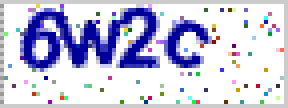
#> input picture Data/todo.png, 72 x 27 px, found by its file name (shown 4 times larger)
$ python prepare.py   (Python 2 division)
#> lines starting #> are read from the running program, lines starting #| are printed output that depends on the picture
# coding:utf-8
"""
    获取验证码样例
"""
import re
import string
import sys
import os
import urllib
import Image


def savepic(url, savepath, picname):
    if not os.path.exists(savepath):
        os.mkdir(savepath)
    pic= savepath + picname
    urllib.urlretrieve(url,pic)

def ismovepoint(im,width,height):
    pixel = []
    try:
        pixel.append(im.getpixel((width, height-1)))
        pixel.append(im.getpixel((width, height+1)))
        pixel.append(im.getpixel((width+1, height)))
        pixel.append(im.getpixel((width-1, height)))
        pixel.append(im.getpixel((width-1, height-1)))
        pixel.append(im.getpixel((width-1, height+1)))
        pixel.append(im.getpixel((width+1, height-1)))
        pixel.append(im.getpixel((width+1, height+1)))
    except Exception:
        return True
    else:
        for term in pixel:
            if term > 30:
                pass
            else:
                break
        else:
            return True
        return False

def to0and1(im):
    width, height = im.size
    for h in range(0, height):
        for w in range(0, width):
            pixel = im.getpixel((w, h))
            if pixel <= 30 and not ismovepoint(im, w, h):
                pixel = 0
            else:
                pixel = 255
            im.putpixel((w,h),pixel)
    return im

def splitimg(image):
    image = image.convert("L")
    xsize, ysize = image.size
    new = image.crop((4, 0, xsize-18, ysize))
    xsize, ysize = new.size
    lenth = xsize/4;
    part1 = new.crop((0, 0, lenth, ysize))
    part2 = new.crop((lenth, 0, 2*lenth, ysize))
    part3 = new.crop((2*lenth, 0, 3*lenth, ysize))
    part4 = new.crop((3*lenth, 0, 4*lenth, ysize))
    return part1,part2,part3,part4

def handlepic(filepath, picname):
    newpath = filepath + 'sigles/'
    if not os.path.exists(newpath):
            os.mkdir(newpath)

    newname = ['1.png','2.png','3.png','4.png'];

    infile = filepath + picname
    im = Image.open(infile)
    imgs = splitimg(im)
    for i in range(4):
        to0and1(imgs[i]).save(newpath+newname[i])
    return newpath, newname

def saveindata(filepath, names, datname):
    datfile = filepath + datname
    thefile = open(datfile,'w')
    for term in names:
        infile = filepath + term
        im = Image.open(infile)
        width, height = im.size
        for h in range(0, height):
            for w in range(0, width):
                pixel = im.getpixel((w, h))
                print >> thefile, pixel,
        print >> thefile, ''
    thefile.close()

def verify(url):
    """
    输入图片URL，返回该图片的值，仅限正方验证码图片
    """
    filepath=os.getcwd()+'/Data/'
    picname = 'todo.png'
    datname = 'X.dat'

    savepic(url, filepath, picname)
    newpath, names = handlepic(filepath, picname)
#> in handlepic, im is the input picture: PIL image 72x27 P; mean R, G, B, A 199.8, 199.5, 225.7, 255
#> in splitimg, `image = image.convert("L")`:
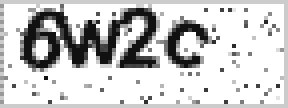
#> image: PIL image 72x27 L (shown 4 times larger); min 12, max 255, mean 202.6
#> in splitimg, `new = image.crop((4, 0, xsize-18, ysize))`:
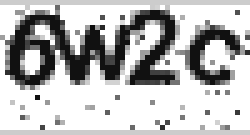
#> new: PIL image 50x27 L (shown 5 times larger); min 12, max 255, mean 187.6
#> names = ['1.png', '2.png', '3.png', '4.png']
    saveindata(newpath, names, datname)

    print 'OK! It\'s time to predict the picture.'

if __name__ == '__main__':
#> (the run stopped early here; a loop or call above may not have finished)
